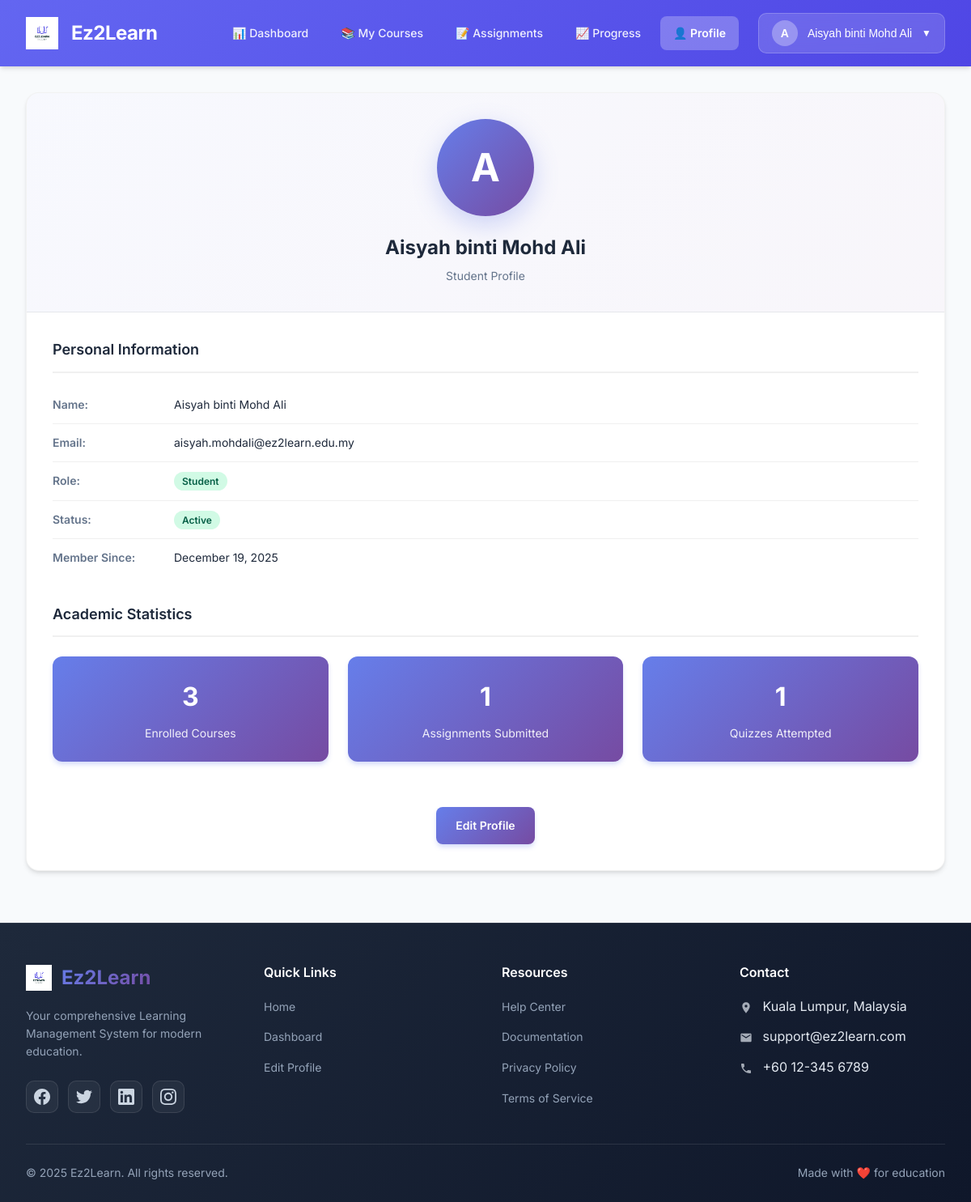
The page /student/module-usermanagement/index.php (signed in) on the database its author committed.
### tables this page shows
CREATE TABLE users (
    user_id INT AUTO_INCREMENT PRIMARY KEY,
    name VARCHAR(100) NOT NULL,
    email VARCHAR(100) UNIQUE NOT NULL,
    password VARCHAR(255) NOT NULL,
    role ENUM('admin','lecturer','student') NOT NULL,
    status ENUM('active','inactive') DEFAULT 'active',
    created_at TIMESTAMP DEFAULT CURRENT_TIMESTAMP
);

### student/module-usermanagement/index.php (the view, shortened to what this page needs)
<?php
$db_host = 'localhost';
$db_user = 'root';
$db_pass = '';
$db_name = 'ez2learn';
$conn = mysqli_connect($db_host, $db_user, $db_pass, $db_name);
$student_id = $_SESSION['user_id'] ?? 0;
$user_query = "SELECT user_id, name, email, role, status, created_at FROM users WHERE user_id = ?";
$stmt = mysqli_prepare($conn, $user_query);
mysqli_stmt_bind_param($stmt, "i", $student_id);
mysqli_stmt_execute($stmt);
$result = mysqli_stmt_get_result($stmt);
$user = mysqli_fetch_assoc($result);
$enrollment_stats = [];
$result = mysqli_query($conn, "
    SELECT COUNT(DISTINCT e.course_id) as enrolled_courses
    FROM enrollments e
    WHERE e.student_id = $student_id
");
$row = mysqli_fetch_assoc($result);
$enrollment_stats['enrolled_courses'] = $row['enrolled_courses'] ?? 0;
$result = mysqli_query($conn, "
    SELECT COUNT(DISTINCT s.assignment_id) as submitted_assignments
    FROM submissions s
    WHERE s.student_id = $student_id
");
$row = mysqli_fetch_assoc($result);
$enrollment_stats['submitted_assignments'] = $row['submitted_assignments'] ?? 0;
$result = mysqli_query($conn, "
    SELECT COUNT(DISTINCT qa.quiz_id) as attempted_quizzes
    FROM quiz_attempts qa
    WHERE qa.student_id = $student_id
");
$row = mysqli_fetch_assoc($result);
$enrollment_stats['attempted_quizzes'] = $row['attempted_quizzes'] ?? 0;
require_once '../../includes/header-student.php';
?>
    <div class="container">
        <div class="page-container">
            <div class="page-header">
                <div class="profile-avatar">
                    <?php echo strtoupper(substr($user['name'], 0, 1)); ?>
                </div>
                <h1 class="page-title"><?php echo htmlspecialchars($user['name']); ?></h1>
                <p class="page-subtitle">Student Profile</p>
            </div>
            <div class="content">
                <div class="info-section">
                    <h3>Personal Information</h3>
                    <div class="info-row">
                        <span class="info-label">Name:</span>
                        <span class="info-value"><?php echo htmlspecialchars($user['name']); ?></span>
                    </div>
                    <div class="info-row">
                        <span class="info-label">Email:</span>
                        <span class="info-value"><?php echo htmlspecialchars($user['email']); ?></span>
                    </div>
                    <div class="info-row">
                        <span class="info-label">Role:</span>
                        <span class="info-value">
                            <span class="badge badge-active"><?php echo ucfirst($user['role']); ?></span>
                        </span>
                    </div>
                    <div class="info-row">
                        <span class="info-label">Status:</span>
                        <span class="info-value">
                            <span class="badge badge-<?php echo $user['status']; ?>"><?php echo ucfirst($user['status']); ?></span>
                        </span>
                    </div>
                    <div class="info-row">
                        <span class="info-label">Member Since:</span>
                        <span class="info-value"><?php echo date('F d, Y', strtotime($user['created_at'])); ?></span>
                    </div>
                </div>
                <div class="info-section">
                    <h3>Academic Statistics</h3>
                    <div class="stats-grid">
                        <div class="stat-card">
                            <div class="stat-number"><?php echo $enrollment_stats['enrolled_courses']; ?></div>
                            <div class="stat-label">Enrolled Courses</div>
                        </div>
                        <div class="stat-card">
                            <div class="stat-number"><?php echo $enrollment_stats['submitted_assignments']; ?></div>
                            <div class="stat-label">Assignments Submitted</div>
                        </div>
                        <div class="stat-card">
                            <div class="stat-number"><?php echo $enrollment_stats['attempted_quizzes']; ?></div>
                            <div class="stat-label">Quizzes Attempted</div>
                        </div>
                    </div>
                </div>
                <div style="text-align: center;">
                    <a href="../../edit-profile.php" class="btn-edit">Edit Profile</a>
                </div>
            </div>
        </div>
    </div>
<?php require_once '../../includes/footer.php'; ?>

### includes/header-student.php (style rules this page uses)
* { margin: 0; padding: 0; box-sizing: border-box; }
body { font-family: 'Inter', -apple-system, BlinkMacSystemFont, 'Segoe UI', sans-serif; background: #f8fafc; color: #1e293b; line-height: 1.6; }
.container { max-width: 1600px; margin: 2rem auto; padding: 0 2rem; }

### student/module-usermanagement/index.php (style rules this page uses)
.page-container { background: #ffffff; border-radius: 16px; box-shadow: 0 4px 6px -1px rgba(0, 0, 0, 0.1), 0 2px 4px -1px rgba(0, 0, 0, 0.06); overflow: hidden; margin-bottom: 2rem; border: 1px solid rgba(0, 0, 0, 0.05); }
.page-header { padding: 2rem; border-bottom: 1px solid #e5e7eb; text-align: center; background: linear-gradient(135deg, rgba(102, 126, 234, 0.05) 0%, rgba(118, 75, 162, 0.05) 100%); }
.profile-avatar { width: 120px; height: 120px; border-radius: 50%; background: linear-gradient(135deg, #667eea 0%, #764ba2 100%); display: flex; align-items: center; justify-content: center; font-size: 3rem; font-weight: 700; color: white; margin: 0 auto 1.25rem; box-shadow: 0 10px 30px rgba(102, 126, 234, 0.3); }
.page-title { font-size: 1.5rem; font-weight: 700; color: #1e293b; margin-bottom: 5px; }
.page-subtitle { color: #64748b; font-size: 0.875rem; }
.content { padding: 2rem; }
.info-section { margin-bottom: 2rem; }
.info-section h3 { font-size: 1.125rem; font-weight: 600; color: #1e293b; margin-bottom: 1rem; padding-bottom: 0.75rem; border-bottom: 2px solid #f0f0f0; }
.info-row { display: flex; padding: 12px 0; border-bottom: 1px solid #f0f0f0; }
.info-row:last-child { border-bottom: none; }
.info-label { font-weight: 600; color: #64748b; min-width: 150px; font-size: 0.875rem; }
.info-value { color: #1e293b; font-size: 0.875rem; }
.badge { padding: 4px 10px; border-radius: 12px; font-size: 12px; font-weight: 600; }
.badge-active { background: #d1fae5; color: #065f46; }
.stats-grid { display: grid; grid-template-columns: repeat(auto-fit, minmax(200px, 1fr)); gap: 1.5rem; margin-top: 1.5rem; }
.stat-card { background: linear-gradient(135deg, #667eea 0%, #764ba2 100%); color: white; padding: 1.5rem; border-radius: 12px; text-align: center; box-shadow: 0 4px 6px -1px rgba(102, 126, 234, 0.3); transition: all 0.3s cubic-bezier(0.4, 0, 0.2, 1); }
.stat-number { font-size: 2rem; font-weight: 700; margin-bottom: 0.5rem; }
.stat-label { font-size: 0.875rem; opacity: 0.9; }
.btn-edit { background: linear-gradient(135deg, #667eea 0%, #764ba2 100%); color: white; border: none; padding: 0.75rem 1.5rem; border-radius: 8px; font-size: 0.875rem; font-weight: 600; cursor: pointer; text-decoration: none; display: inline-block; margin-top: 1.5rem; transition: all 0.3s cubic-bezier(0.4, 0, 0.2, 1); box-shadow: 0 4px 6px -1px rgba(102, 126, 234, 0.3); }

### rows shown on the page
users: name "A", name "Aisyah binti Mohd Ali", email "aisyah.mohdali@ez2learn.edu.my", role "Student", status "Active", created_at "December 19, 2025"

### other values the page prints
substr($user_name, 0, 1) "A"
$user_name "Aisyah binti Mohd Ali"
$enrollment_stats['enrolled_courses'] "3"
$enrollment_stats['submitted_assignments'] "1"
$enrollment_stats['attempted_quizzes'] "1"
